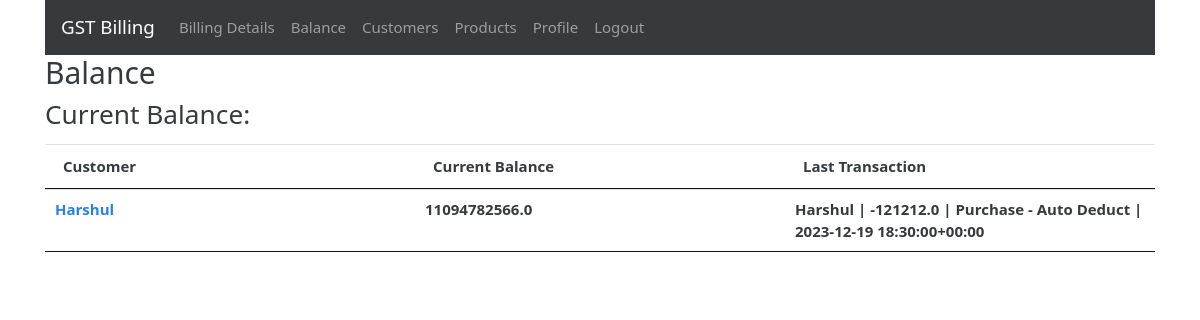
Page /books (signed in) on the committed database.
### gstbillingapp/models.py (models this page shows, shortened)
class Book(models.Model):
    user = models.ForeignKey(User, null=True, blank=True, on_delete=models.SET_NULL)
    customer = models.ForeignKey(Customer, null=True, blank=True, on_delete=models.SET_NULL)
    current_balance = models.FloatField(default=1000000)
    last_log = models.ForeignKey('BookLog', null=True, blank=True, default=None, on_delete=models.SET_NULL)

class Customer(models.Model):
    user = models.ForeignKey(User, null=True, blank=True, on_delete=models.SET_NULL)
    customer_name = models.CharField(max_length=200)
    customer_address = models.TextField(max_length=600, blank=True, null=True)
    customer_phone = models.CharField(max_length=14, blank=True, null=True)
    customer_gst = models.CharField(max_length=15, blank=True, null=True)

class BookLog(models.Model):
    parent_book = models.ForeignKey(Book, null=True, blank=True, on_delete=models.CASCADE)
    date = models.DateTimeField(default=datetime.now, blank=True, null=True)
    last_modified = models.DateTimeField(auto_now=True)
    CHANGE_TYPES = [
        (0, 'Paid'),
        (1, 'Purchased Items'),
        (2, 'Sold Items'),
        (4, 'Other'),
    ]
    change_type = models.IntegerField(choices=CHANGE_TYPES, default=0)
    change = models.FloatField(default=0.0)
    associated_invoice = models.ForeignKey(Invoice, blank=True, null=True, default=None, on_delete=models.SET_NULL)
    description = models.TextField(max_length=600, blank=True, null=True)
    def __str__(self):
        return self.parent_book.customer.customer_name + " | " + str(self.change) + " | " + self.description + " | " + str(self.date)

### gstbillingapp/views.py (the view)
# urls.py: path('books', views.books, name='books'),
@login_required
def books(request):
    context = {}
    context['book_list'] = Book.objects.filter(user=request.user)
    return render(request, 'gstbillingapp/books.html', context)

### gstbillingapp/templates/gstbillingapp/books.html (shortened to what this page needs)
{% extends "gstbillingapp/base.html" %}
{% load static %}
{% block content %}
<div class="row">
	<div class="col">
		<h2>Balance</h2>
		<h3>Current Balance: {{book.current_balance}}</h3>
	</div>
</div>
<table class="table table-hover font-weight-bold" id="book-table">
	<thead>
		<tr>
			<th>Customer</th>
			<th>Current Balance</th>
			<th>Last Transaction</th>
		</tr>
	</thead>
	<tbody class="two-col-form">
		{% for book in book_list %}
		<tr onclick="window.location='{% url 'book_logs' book.id %}';">
			<td><a href="{% url 'book_logs' book.id %}">{{book.customer.customer_name}}</a></td>
			<td>{{book.current_balance}}</td>
			<td>{{book.last_log}}</td>
		</tr>
		{% endfor %}
	</tbody>
</table>
{% endblock %}

### gstbillingapp/static/gstbillingapp/main.css (style rules this page uses)
.two-col-form td, .two-col-form th { width: 25%; }

### rows in the picture
Book: customer.customer_name "Harshul", current_balance "11094782566.0", last_log "Harshul | -121212.0 | Purchase - Auto Deduct | 2023-12-19 18:30:00+00:00"
